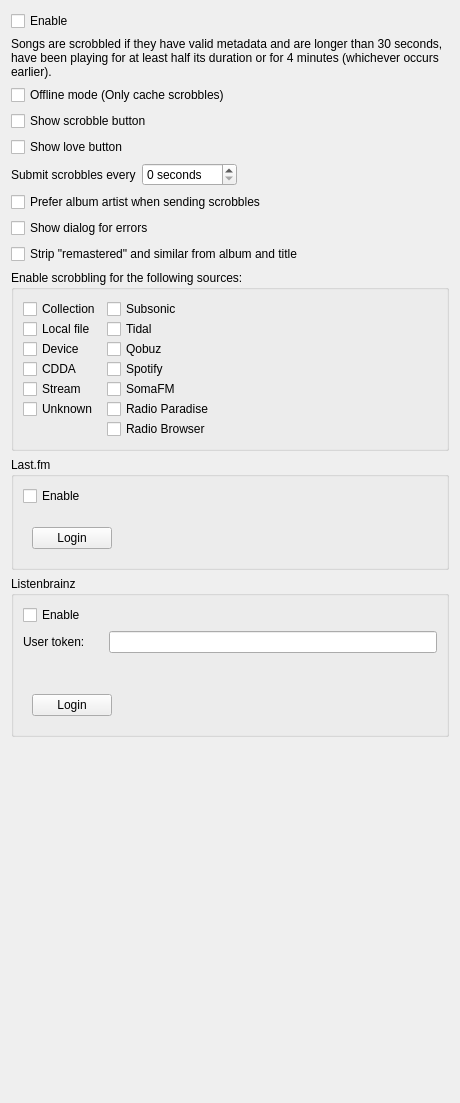
<?xml version="1.0" encoding="UTF-8"?>
<ui version="4.0">
 <class>ScrobblerSettingsPage</class>
 <widget class="QWidget" name="ScrobblerSettingsPage">
  <property name="geometry">
   <rect>
    <x>0</x>
    <y>0</y>
    <width>460</width>
    <height>1103</height>
   </rect>
  </property>
  <property name="windowTitle">
   <string>Scrobbler</string>
  </property>
  <layout class="QVBoxLayout" name="layout_scrobblersettingspage">
   <item>
    <widget class="QCheckBox" name="checkbox_enable">
     <property name="enabled">
      <bool>true</bool>
     </property>
     <property name="text">
      <string>Enable</string>
     </property>
     <property name="checked">
      <bool>false</bool>
     </property>
    </widget>
   </item>
   <item>
    <widget class="QLabel" name="label_scrobble_info">
     <property name="text">
      <string>Songs are scrobbled if they have valid metadata and are longer than 30 seconds, have been playing for at least half its duration or for 4 minutes (whichever occurs earlier).</string>
     </property>
     <property name="wordWrap">
      <bool>true</bool>
     </property>
    </widget>
   </item>
   <item>
    <widget class="QCheckBox" name="checkbox_offline">
     <property name="toolTip">
      <string>With this option enabled, scrobbles will be cached to disk but not sent to the server. This option can be enabled in cases where the server or the internet connection is unstable, the scrobbles will be sent when the option is disabled.</string>
     </property>
     <property name="text">
      <string>Offline mode (Only cache scrobbles)</string>
     </property>
    </widget>
   </item>
   <item>
    <widget class="QCheckBox" name="checkbox_scrobble_button">
     <property name="text">
      <string>Show scrobble button</string>
     </property>
    </widget>
   </item>
   <item>
    <widget class="QCheckBox" name="checkbox_love_button">
     <property name="text">
      <string>Show love button</string>
     </property>
    </widget>
   </item>
   <item>
    <layout class="QHBoxLayout" name="layout_submit">
     <item>
      <widget class="QLabel" name="label_submit">
       <property name="toolTip">
        <string>This is the delay between when a song is scrobbled and when scrobbles are submitted to the server. Setting the time to 0 seconds will submit scrobbles immediately.</string>
       </property>
       <property name="text">
        <string>Submit scrobbles every</string>
       </property>
      </widget>
     </item>
     <item>
      <widget class="QSpinBox" name="spinbox_submit">
       <property name="suffix">
        <string> seconds</string>
       </property>
       <property name="prefix">
        <string/>
       </property>
       <property name="maximum">
        <number>900</number>
       </property>
      </widget>
     </item>
     <item>
      <spacer name="spacer_submit">
       <property name="orientation">
        <enum>Qt::Horizontal</enum>
       </property>
       <property name="sizeHint" stdset="0">
        <size>
         <width>40</width>
         <height>20</height>
        </size>
       </property>
      </spacer>
     </item>
    </layout>
   </item>
   <item>
    <widget class="QCheckBox" name="checkbox_albumartist">
     <property name="text">
      <string>Prefer album artist when sending scrobbles</string>
     </property>
    </widget>
   </item>
   <item>
    <widget class="QCheckBox" name="checkbox_show_error_dialog">
     <property name="text">
      <string>Show dialog for errors</string>
     </property>
    </widget>
   </item>
   <item>
    <widget class="QCheckBox" name="checkbox_strip_remastered">
     <property name="text">
      <string>Strip &quot;remastered&quot; and similar from album and title</string>
     </property>
    </widget>
   </item>
   <item>
    <widget class="QGroupBox" name="groupbox_sources">
     <property name="title">
      <string>Enable scrobbling for the following sources:</string>
     </property>
     <layout class="QFormLayout" name="formLayout">
      <property name="verticalSpacing">
       <number>0</number>
      </property>
      <property name="rightMargin">
       <number>0</number>
      </property>
      <item row="0" column="0">
       <widget class="QCheckBox" name="checkbox_source_collection">
        <property name="text">
         <string>Collection</string>
        </property>
       </widget>
      </item>
      <item row="0" column="1">
       <widget class="QCheckBox" name="checkbox_source_subsonic">
        <property name="text">
         <string>Subsonic</string>
        </property>
       </widget>
      </item>
      <item row="2" column="0">
       <widget class="QCheckBox" name="checkbox_source_local">
        <property name="text">
         <string>Local file</string>
        </property>
       </widget>
      </item>
      <item row="2" column="1">
       <widget class="QCheckBox" name="checkbox_source_tidal">
        <property name="text">
         <string>Tidal</string>
        </property>
       </widget>
      </item>
      <item row="3" column="0">
       <widget class="QCheckBox" name="checkbox_source_device">
        <property name="text">
         <string>Device</string>
        </property>
       </widget>
      </item>
      <item row="3" column="1">
       <widget class="QCheckBox" name="checkbox_source_qobuz">
        <property name="text">
         <string>Qobuz</string>
        </property>
       </widget>
      </item>
      <item row="5" column="1">
       <widget class="QCheckBox" name="checkbox_source_somafm">
        <property name="text">
         <string>SomaFM</string>
        </property>
       </widget>
      </item>
      <item row="6" column="1">
       <widget class="QCheckBox" name="checkbox_source_radioparadise">
        <property name="text">
         <string>Radio Paradise</string>
        </property>
       </widget>
      </item>
      <item row="7" column="1">
       <widget class="QCheckBox" name="checkbox_source_radiobrowser">
        <property name="text">
         <string>Radio Browser</string>
        </property>
       </widget>
      </item>
      <item row="4" column="1">
       <widget class="QCheckBox" name="checkbox_source_spotify">
        <property name="text">
         <string>Spotify</string>
        </property>
       </widget>
      </item>
      <item row="4" column="0">
       <widget class="QCheckBox" name="checkbox_source_cdda">
        <property name="text">
         <string>CDDA</string>
        </property>
       </widget>
      </item>
      <item row="5" column="0">
       <widget class="QCheckBox" name="checkbox_source_stream">
        <property name="text">
         <string>Stream</string>
        </property>
       </widget>
      </item>
      <item row="6" column="0">
       <widget class="QCheckBox" name="checkbox_source_unknown">
        <property name="text">
         <string>Unknown</string>
        </property>
       </widget>
      </item>
     </layout>
    </widget>
   </item>
   <item>
    <widget class="QGroupBox" name="groupbox_lastfm">
     <property name="title">
      <string>Last.fm</string>
     </property>
     <layout class="QVBoxLayout" name="layout_lastfm">
      <item>
       <widget class="QCheckBox" name="checkbox_lastfm_enable">
        <property name="text">
         <string>Enable</string>
        </property>
       </widget>
      </item>
      <item>
       <widget class="LoginStateWidget" name="widget_lastfm_login_state" native="true"/>
      </item>
      <item>
       <widget class="QWidget" name="widget_lastfm_login" native="true">
        <layout class="QVBoxLayout" name="layout_lastfm_login">
         <item>
          <layout class="QHBoxLayout" name="layout_lastfm_button_login">
           <item>
            <widget class="QPushButton" name="button_lastfm_login">
             <property name="text">
              <string>Login</string>
             </property>
            </widget>
           </item>
           <item>
            <spacer name="spacer_lastfm_login">
             <property name="orientation">
              <enum>Qt::Horizontal</enum>
             </property>
             <property name="sizeHint" stdset="0">
              <size>
               <width>40</width>
               <height>20</height>
              </size>
             </property>
            </spacer>
           </item>
          </layout>
         </item>
        </layout>
       </widget>
      </item>
     </layout>
    </widget>
   </item>
   <item>
    <widget class="QGroupBox" name="groupbox_listenbrainz">
     <property name="title">
      <string>Listenbrainz</string>
     </property>
     <layout class="QVBoxLayout" name="layout_listenbrainz">
      <item>
       <widget class="QCheckBox" name="checkbox_listenbrainz_enable">
        <property name="text">
         <string>Enable</string>
        </property>
       </widget>
      </item>
      <item>
       <layout class="QHBoxLayout" name="layout_listenbrainz_user_token">
        <item>
         <widget class="QLabel" name="label_listenbrainz_user_token">
          <property name="minimumSize">
           <size>
            <width>80</width>
            <height>0</height>
           </size>
          </property>
          <property name="text">
           <string>User token:</string>
          </property>
         </widget>
        </item>
        <item>
         <widget class="QLineEdit" name="lineedit_listenbrainz_user_token"/>
        </item>
       </layout>
      </item>
      <item>
       <widget class="QLabel" name="label_listenbrainz_token">
        <property name="text">
         <string/>
        </property>
        <property name="openExternalLinks">
         <bool>true</bool>
        </property>
       </widget>
      </item>
      <item>
       <widget class="LoginStateWidget" name="widget_listenbrainz_login_state" native="true"/>
      </item>
      <item>
       <widget class="QWidget" name="widget_listenbrainz_login" native="true">
        <layout class="QVBoxLayout" name="layout_listenbrainz_login">
         <item>
          <layout class="QHBoxLayout" name="layout_listenbrainz_button_login">
           <item>
            <widget class="QPushButton" name="button_listenbrainz_login">
             <property name="text">
              <string>Login</string>
             </property>
            </widget>
           </item>
           <item>
            <spacer name="spacer_listenbrainz_login">
             <property name="orientation">
              <enum>Qt::Horizontal</enum>
             </property>
             <property name="sizeHint" stdset="0">
              <size>
               <width>40</width>
               <height>20</height>
              </size>
             </property>
            </spacer>
           </item>
          </layout>
         </item>
        </layout>
       </widget>
      </item>
     </layout>
    </widget>
   </item>
   <item>
    <spacer name="spacer_bottom">
     <property name="orientation">
      <enum>Qt::Vertical</enum>
     </property>
     <property name="sizeHint" stdset="0">
      <size>
       <width>20</width>
       <height>40</height>
      </size>
     </property>
    </spacer>
   </item>
  </layout>
 </widget>
 <customwidgets>
  <customwidget>
   <class>LoginStateWidget</class>
   <extends>QWidget</extends>
   <header>widgets/loginstatewidget.h</header>
   <container>1</container>
  </customwidget>
 </customwidgets>
 <tabstops>
  <tabstop>checkbox_enable</tabstop>
  <tabstop>checkbox_offline</tabstop>
  <tabstop>checkbox_scrobble_button</tabstop>
  <tabstop>checkbox_love_button</tabstop>
  <tabstop>spinbox_submit</tabstop>
  <tabstop>checkbox_albumartist</tabstop>
  <tabstop>checkbox_show_error_dialog</tabstop>
  <tabstop>checkbox_strip_remastered</tabstop>
  <tabstop>checkbox_source_collection</tabstop>
  <tabstop>checkbox_source_local</tabstop>
  <tabstop>checkbox_source_device</tabstop>
  <tabstop>checkbox_source_cdda</tabstop>
  <tabstop>checkbox_source_stream</tabstop>
  <tabstop>checkbox_source_unknown</tabstop>
  <tabstop>checkbox_source_subsonic</tabstop>
  <tabstop>checkbox_source_tidal</tabstop>
  <tabstop>checkbox_source_qobuz</tabstop>
  <tabstop>checkbox_source_spotify</tabstop>
  <tabstop>checkbox_source_somafm</tabstop>
  <tabstop>checkbox_source_radioparadise</tabstop>
  <tabstop>checkbox_source_radiobrowser</tabstop>
  <tabstop>checkbox_lastfm_enable</tabstop>
  <tabstop>button_lastfm_login</tabstop>
  <tabstop>checkbox_listenbrainz_enable</tabstop>
  <tabstop>lineedit_listenbrainz_user_token</tabstop>
  <tabstop>button_listenbrainz_login</tabstop>
 </tabstops>
 <resources/>
 <connections/>
</ui>
